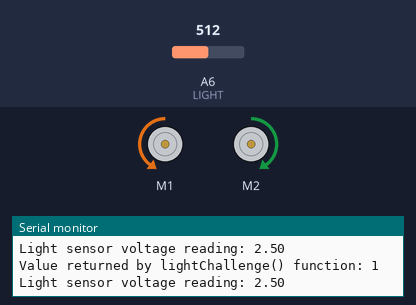
The sketch below on a simulated Arduino Nano, built with avr-gcc and run on an emulated ATmega328P. Shown: 2 × DC motor (green arrow = forward, orange = backward, longer = faster), the last lines printed to the serial monitor. The inputs (shaded band) are chosen by the test bench; at power-on: A6 (LIGHT) = 512.

Above: at 2.3 s.
2.4 s: A6 (LIGHT) set to 716
7.6 s: A6 (LIGHT) set to 783
11.1 s: A6 (LIGHT) set to 804
At 11.8 s:
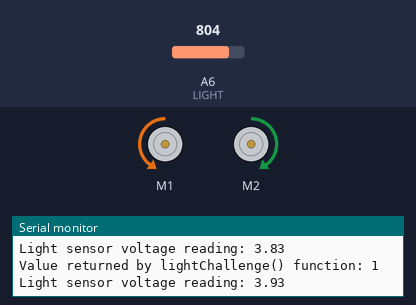
16.3 s: A6 (LIGHT) set to 511
At 17.7 s:
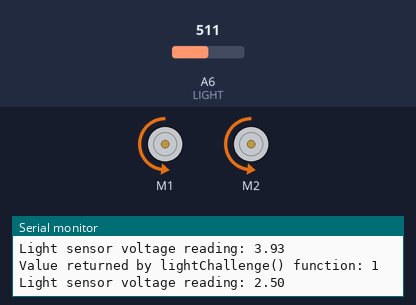
21.5 s: A6 (LIGHT) set to 278
25.0 s: A6 (LIGHT) set to 252
At 26.1 s:
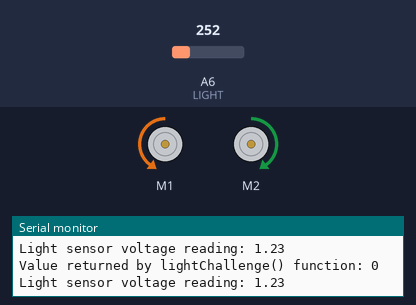
Timing chart, 0 to 28.0 s (numbered marks = the images above; inputs shaded):
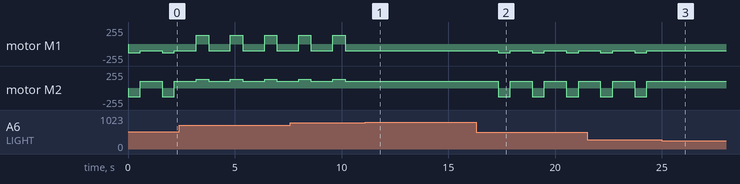

Measured:
- the behaviour switches between 797 and 798 on A6 (LIGHT) (found by bisection; images 0 and 1)
- the behaviour switches between 266 and 265 on A6 (LIGHT) (found by bisection; images 2 and 3)
- after the input at 11.1 s, motor M1: stops changing and stays backward 100/255; motor M2: stops changing and stays forward 100/255
- after the input at 16.3 s, motor M1: alternates backward 130/255 for 0.58 s and backward 100/255 for 1.0 s, starting after 1.0 s; motor M2: alternates backward 130/255 for 0.58 s and forward 100/255 for 1.0 s, starting after 1.0 s
- after the input at 25.0 s, motor M1: stops changing and stays backward 100/255; motor M2: stops changing and stays forward 100/255
- by itself, motor M1: alternates forward 130/255 for 0.58 s and backward 100/255 for 1.0 s
- by itself, motor M2: alternates forward 130/255 for 0.58 s and forward 100/255 for 1.0 s

The sketch:

Light_Sensor.ino
```cpp
#include "MeOrion.h"

// Pins
#define BUZZER 8
#define LIGHT A6
#define SOUND A3
#define ULTRASONIC 10
#define IR_DOWN_L 11
#define IR_DOWN_R 12
#define IR_SIDE_L A1
#define IR_SIDE_R A0

// Motor setups
MeDCMotor motorL(M1);
MeDCMotor motorR(M2);
// Raw driving functions
void wait() {
  motorL.stop();
  motorR.stop();
}
void go() {
  motorL.run(-100);
  motorR.run(100);
  delay(1000);
}
void left() {
  motorL.run(130);
  motorR.run(130);
  delay(575);
}
void right() {
  motorL.run(-130);
  motorR.run(-130);
  delay(575);
}

int lightChallenge() {
  double v = (double)analogRead(LIGHT) / 1023.0 * 5.0;
  Serial.print("Light sensor voltage reading: ");
  Serial.println(v);
  if(v >= 0.0 && v < 1.3) return 0;
  else if(v >= 1.3 && v < 2.6) { right(); go(); }
  else if(v >= 2.6 && v < 3.9) { left(); go(); }
  else if(v >= 3.9 && v < 5.0) { go(); }
  return 1;
}

void setup()
{
  Serial.begin (9600);
}
void loop()
{
  int f = lightChallenge();
  Serial.print("Value returned by lightChallenge() function: ");
  Serial.println(f);
  Serial.println("\n");
}
```
